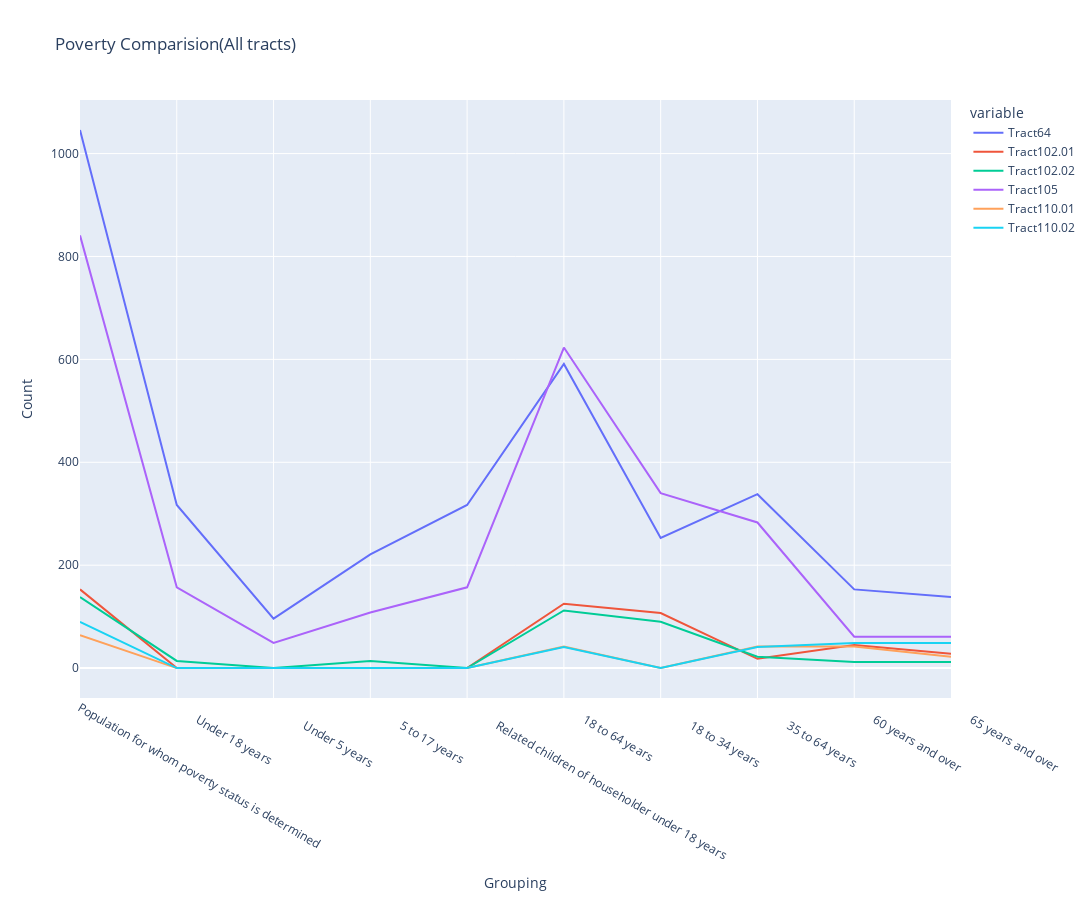

Write notebook code for a chart like this one.
### Markdown cell above
### The above graphs shows that tract 64 has a lot more individuals who are between the age of 18 to 64 years who are below the poverty level. <br> Tackling this problem or analysing this problem can help us understand more about the issues with violance and crime in DC

### Code cell
di = {}

for sheetName in [
    "Tract64", 
    "Tract102.01",
    "Tract102.02",
    "Tract105",
    "Tract110.01",
    "Tract110.02"]:
    df = pd.read_excel(excelName, sheet_name=sheetName)
    df = df.dropna()
    di[sheetName] = np.array(df["Below poverty level"])

di["Label (Grouping)"] = np.array(df["Label (Grouping)"])
df = pd.DataFrame(di)
fig = px.line(df, y=["Tract64", "Tract102.01", "Tract102.02", "Tract105", "Tract110.01", "Tract110.02"], x="Label (Grouping)", title='Poverty Comparision(All tracts)', width=1200, height=900)
fig.update_layout(xaxis_title='Grouping', yaxis_title='Count')

fig.show()

### Figure 1 — Plotly figure (JSON) as saved in the notebook; plotly's stock layout.template omitted (floating-point values rounded to 4 significant figures)
{"data": [{"hovertemplate": "variable=Tract64<br>Label (Grouping)=%{x}<br>value=%{y}<extra></extra>", "legendgroup": "Tract64", "line": {"color": "#636efa", "dash": "solid"}, "marker": {"symbol": "circle"}, "mode": "lines", "name": "Tract64", "orientation": "v", "showlegend": true, "type": "scatter", "x": ["Population for whom poverty status is determined", "        Under 18 years", "            Under 5 years", "            5 to 17 years", "            Related children of householder under 18 years", "        18 to 64 years", "            18 to 34 years", "            35 to 64 years", "        60 years and over", "        65 years and over"], "xaxis": "x", "y": [1046, 317, 96, 221, 317, 591, 253, 338, 153, 138], "yaxis": "y"}, {"hovertemplate": "variable=Tract102.01<br>Label (Grouping)=%{x}<br>value=%{y}<extra></extra>", "legendgroup": "Tract102.01", "line": {"color": "#EF553B", "dash": "solid"}, "marker": {"symbol": "circle"}, "mode": "lines", "name": "Tract102.01", "orientation": "v", "showlegend": true, "type": "scatter", "x": ["Population for whom poverty status is determined", "        Under 18 years", "            Under 5 years", "            5 to 17 years", "            Related children of householder under 18 years", "        18 to 64 years", "            18 to 34 years", "            35 to 64 years", "        60 years and over", "        65 years and over"], "xaxis": "x", "y": [153, 0, 0, 0, 0, 125, 107, 18, 45, 28], "yaxis": "y"}, {"hovertemplate": "variable=Tract102.02<br>Label (Grouping)=%{x}<br>value=%{y}<extra></extra>", "legendgroup": "Tract102.02", "line": {"color": "#00cc96", "dash": "solid"}, "marker": {"symbol": "circle"}, "mode": "lines", "name": "Tract102.02", "orientation": "v", "showlegend": true, "type": "scatter", "x": ["Population for whom poverty status is determined", "        Under 18 years", "            Under 5 years", "            5 to 17 years", "            Related children of householder under 18 years", "        18 to 64 years", "            18 to 34 years", "            35 to 64 years", "        60 years and over", "        65 years and over"], "xaxis": "x", "y": [138, 14, 0, 14, 0, 112, 90, 22, 12, 12], "yaxis": "y"}, {"hovertemplate": "variable=Tract105<br>Label (Grouping)=%{x}<br>value=%{y}<extra></extra>", "legendgroup": "Tract105", "line": {"color": "#ab63fa", "dash": "solid"}, "marker": {"symbol": "circle"}, "mode": "lines", "name": "Tract105", "orientation": "v", "showlegend": true, "type": "scatter", "x": ["Population for whom poverty status is determined", "        Under 18 years", "            Under 5 years", "            5 to 17 years", "            Related children of householder under 18 years", "        18 to 64 years", "            18 to 34 years", "            35 to 64 years", "        60 years and over", "        65 years and over"], "xaxis": "x", "y": [841, 157, 49, 108, 157, 623, 340, 283, 61, 61], "yaxis": "y"}, {"hovertemplate": "variable=Tract110.01<br>Label (Grouping)=%{x}<br>value=%{y}<extra></extra>", "legendgroup": "Tract110.01", "line": {"color": "#FFA15A", "dash": "solid"}, "marker": {"symbol": "circle"}, "mode": "lines", "name": "Tract110.01", "orientation": "v", "showlegend": true, "type": "scatter", "x": ["Population for whom poverty status is determined", "        Under 18 years", "            Under 5 years", "            5 to 17 years", "            Related children of householder under 18 years", "        18 to 64 years", "            18 to 34 years", "            35 to 64 years", "        60 years and over", "        65 years and over"], "xaxis": "x", "y": [64, 0, 0, 0, 0, 42, 0, 42, 42, 22], "yaxis": "y"}, {"hovertemplate": "variable=Tract110.02<br>Label (Grouping)=%{x}<br>value=%{y}<extra></extra>", "legendgroup": "Tract110.02", "line": {"color": "#19d3f3", "dash": "solid"}, "marker": {"symbol": "circle"}, "mode": "lines", "name": "Tract110.02", "orientation": "v", "showlegend": true, "type": "scatter", "x": ["Population for whom poverty status is determined", "        Under 18 years", "            Under 5 years", "            5 to 17 years", "            Related children of householder under 18 years", "        18 to 64 years", "            18 to 34 years", "            35 to 64 years", "        60 years and over", "        65 years and over"], "xaxis": "x", "y": [90, 0, 0, 0, 0, 41, 0, 41, 49, 49], "yaxis": "y"}], "layout": {"height": 900, "legend": {"title": {"text": "variable"}, "tracegroupgap": 0}, "title": {"text": "Poverty Comparision(All tracts)"}, "width": 1200, "xaxis": {"anchor": "y", "domain": [0, 1], "title": {"text": "Grouping"}}, "yaxis": {"anchor": "x", "domain": [0, 1], "title": {"text": "Count"}}}}
